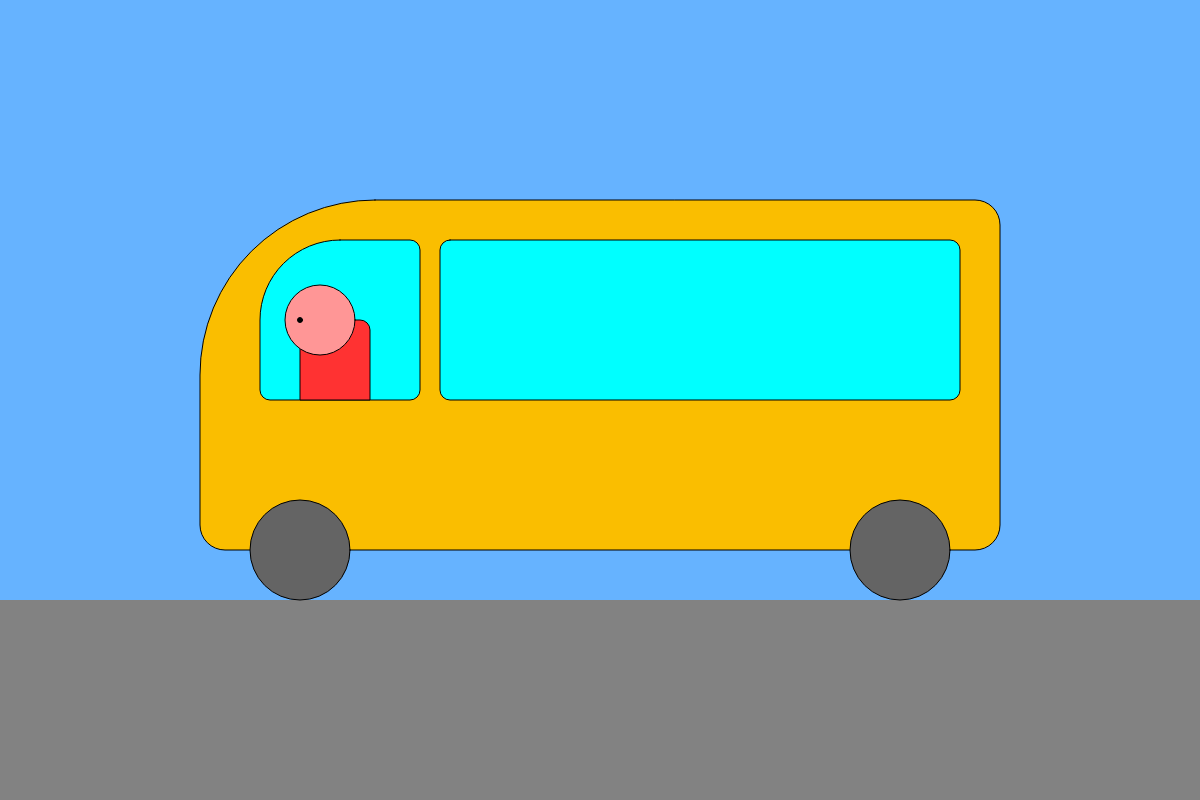
Frame 1 (no input)
Frame 60 (no input): identical to frame 1, image omitted
Frame 120 (the mouse pressed at the canvas centre since frame 60): identical to frame 1, image omitted

The p5.js sketch that drew this single still picture (run headless with seeded random() and noise() and a simulated clock; from frame 60 on, the mouse is pressed at the canvas centre):

// p5.js sketch
// ── sketch.js

var bus;
var floorPos_y;

function setup()
{

    createCanvas(1200,800);
    floorPos_y = 600;
    bus = {
        x: 200, 
        length: 800, 
        height: 400, 
        wheelDia: 100, 
        driver_pos_x: 0.15
    };
}

function draw()
{
    
    background(102,179,255);
    
    noStroke();
    fill(130);
    rect(0,floorPos_y,width, height - floorPos_y);
    
    //draw the bus
    stroke(0);
    fill(250,190,0);
    
    rect(
        bus.x, 
        floorPos_y - bus.height, 
        bus.length, 
        bus.height - bus.wheelDia/2,
        200,
        25,
        25,
        25
    );
    
    //the wheels
    fill(100);
    ellipse(
        bus.x + bus.wheelDia, 
        floorPos_y - bus.wheelDia/2,
        bus.wheelDia
    )
    
        ellipse(
        bus.x - bus.wheelDia + bus.length, 
        floorPos_y - bus.wheelDia/2,
        bus.wheelDia
    )
    
    //the windows
    
    fill(0,255,255);
    
    rect(
    bus.x + bus.length * 0.075,
    floorPos_y - bus.height * 0.9, 
    bus.length * 0.2, 
    bus.height * 0.4, 
    150,
    10,
    10,
    10    
    );
    
    rect(
        bus.x + bus.length * 0.3,
        floorPos_y - bus.height * 0.9, 
        bus.length * 0.65, 
        bus.height * 0.4, 
        10);
    
    var basePos_y = floorPos_y - bus.height * 0.9 + bus.height * 0.4;
    var centerPos_x = bus.x + bus.driver_pos_x * bus.length;
    
    drawPerson(
        centerPos_x, 
        basePos_y
    );
    
}


function drawPerson(center_pos_x, base_pos_y)
{
    fill(255,50,50);
    rect(center_pos_x - 20, base_pos_y - 80, 
         70, 80,
         10,10,0,0);
    
    fill(255,150,150);
    ellipse(center_pos_x, base_pos_y - 80, 70);
    
    fill(0);
    ellipse(center_pos_x - 20, base_pos_y - 80, 5);
}
